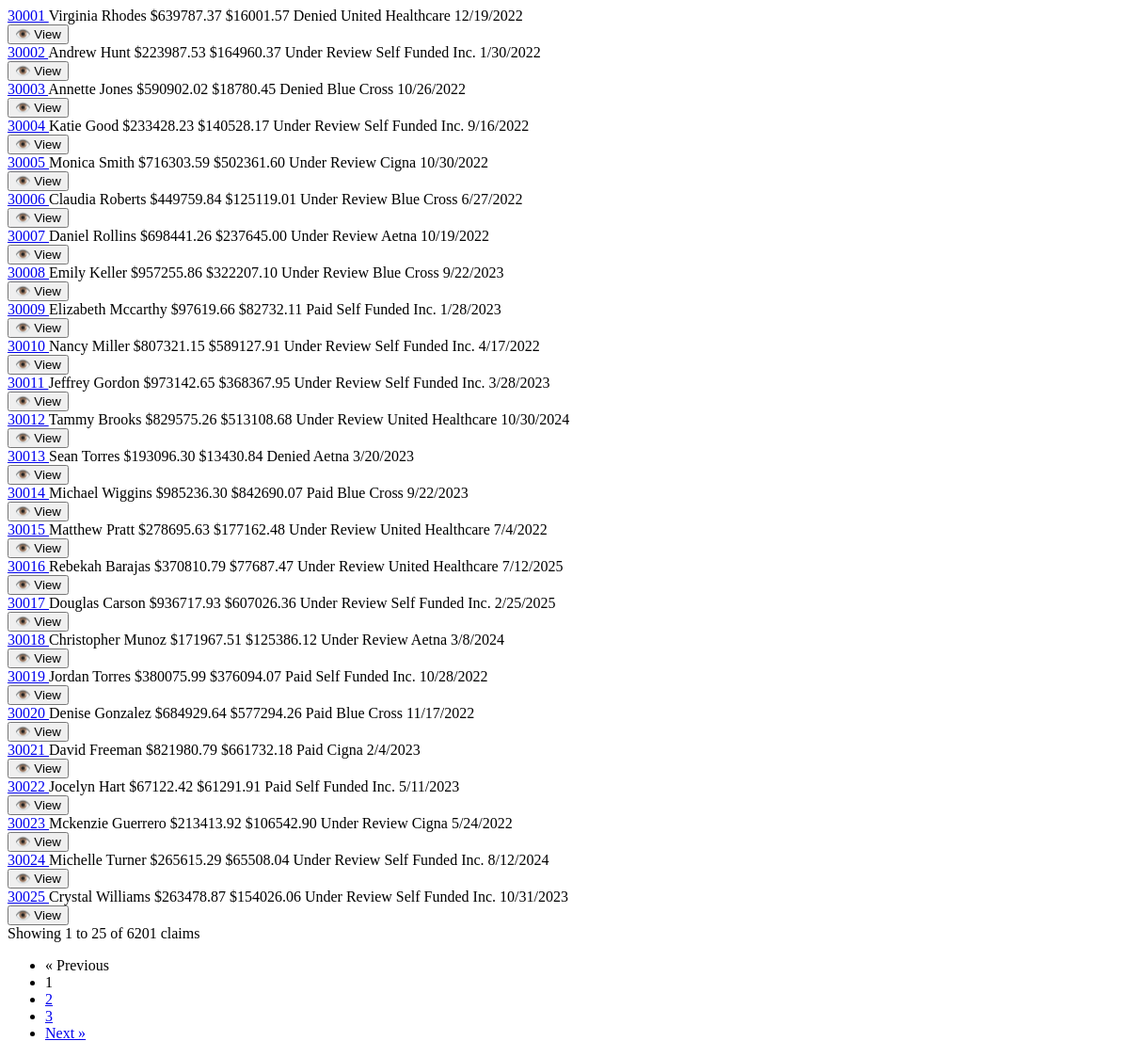
The page /api/search/ (signed in) on the database as committed earlier.
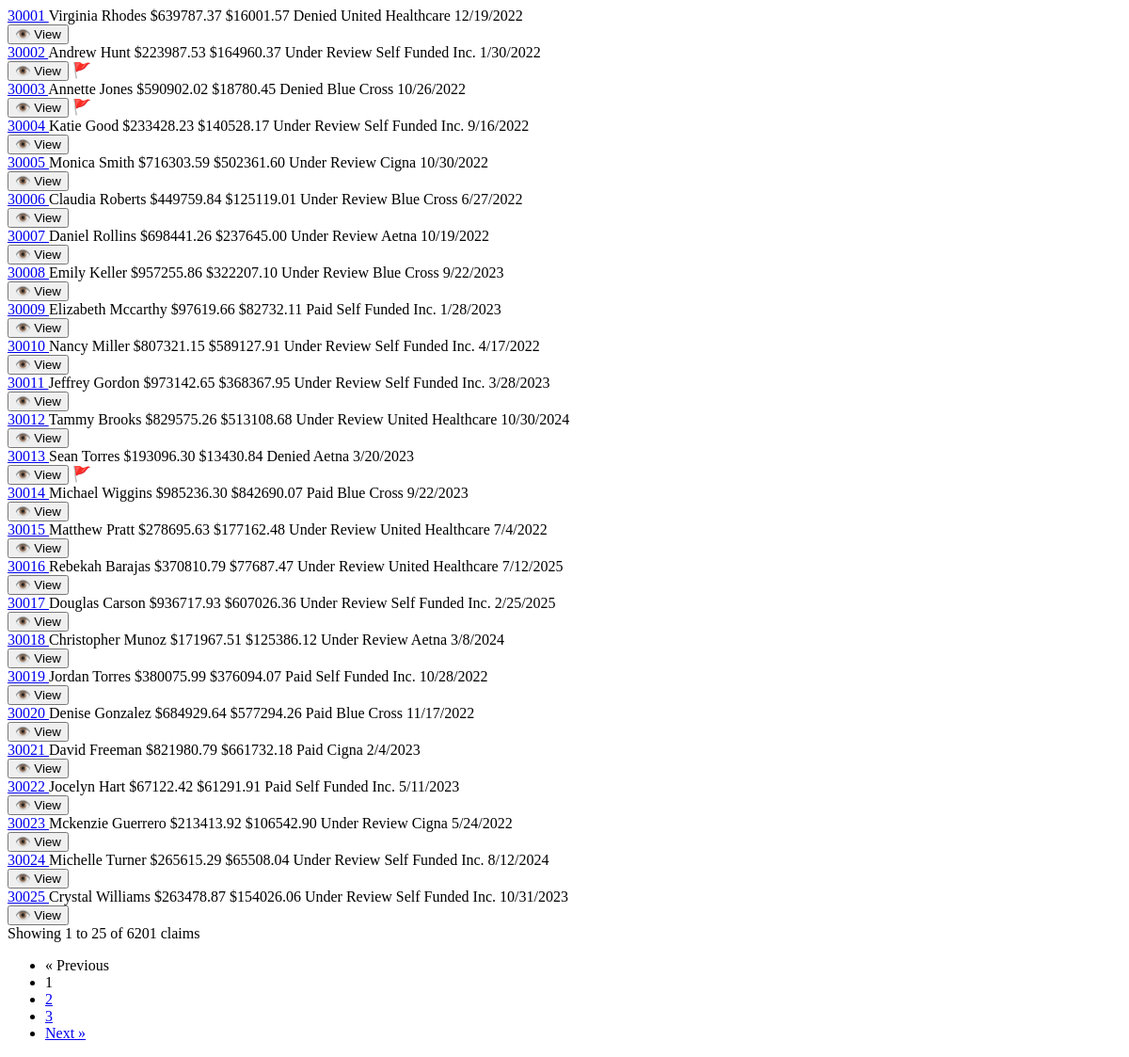
The same page on the database as committed later.
### claims/models.py (models this page shows, shortened)
class Claim(models.Model):
    STATUS_CHOICES = [
        ('denied', 'Denied'),
        ('paid', 'Paid'),
        ('under_review', 'Under Review'),
    ]
    claim_id = models.CharField(max_length=20, unique=True)
    patient_name = models.CharField(max_length=200)
    billed_amount = models.DecimalField(max_digits=12, decimal_places=2)
    paid_amount = models.DecimalField(max_digits=12, decimal_places=2)
    status = models.CharField(max_length=20, choices=STATUS_CHOICES)
    insurer = models.CharField(max_length=200)
    discharge_date = models.DateField()
    cpt_codes = models.TextField(help_text="Comma-separated CPT codes")
    denial_reason = models.TextField(blank=True, null=True)
    is_flagged = models.BooleanField(default=False)
    created_at = models.DateTimeField(auto_now_add=True)
    updated_at = models.DateTimeField(auto_now=True)
    class Meta:
        ordering = ['created_at']

### claims/views.py (the view)
# urls.py: path('api/search/', views.lazypaste_search_claims, name='search_claims'),
@login_required
def lazypaste_search_claims(request):
    search_query = request.GET.get('search', '')
    status_filter = request.GET.get('status', '')
    page_number = request.GET.get('page', 1)
    claims = Claim.objects.all().order_by('claim_id')  # Order by claim ID ascending
    if search_query:
        claims = claims.filter(
            Q(claim_id__icontains=search_query) |
            Q(patient_name__icontains=search_query) |
            Q(insurer__icontains=search_query)
        )
    if status_filter:
        if status_filter == 'flagged':
            claims = claims.filter(is_flagged=True)
        else:
            claims = claims.filter(status=status_filter)
    paginator = Paginator(claims, 25)
    page_obj = paginator.get_page(page_number)
    context = {
        'claims': page_obj,
        'page_obj': page_obj,
        'paginator': paginator,
        'search_query': search_query,
        'status_filter': status_filter,
        'is_paginated': paginator.num_pages > 1,
    }
    return render(request, 'claims/claims_table_partial.html', context)

### templates/claims/claims_table_partial.html (shortened to what the changed rows need)
{% for claim in claims %}
    {% if claim.claim_id %}
    <tr class="lazypaste-row lazypaste-clickable-row"
        hx-get="{% url 'claims:claim_detail' claim.claim_id %}"
        hx-target="#lazypaste-modal-container"
        onclick="document.querySelector('[x-data]').__x.$data.showModal = true">
        <td class="lazypaste-sticky-column">
            <a
                href="#"
                class="lazypaste-claim-link"
                onclick="event.stopPropagation()"
                hx-get="{% url 'claims:claim_detail' claim.claim_id %}"
                hx-target="#lazypaste-modal-container"
                @click="showModal = true"
            >
                {{ claim.claim_id }}
            </a>
        </td>
        <td>{{ claim.patient_name }}</td>
        <td class="lazypaste-amount">${{ claim.billed_amount|floatformat:2 }}</td>
        <td class="lazypaste-amount {% if claim.paid_amount > 0 %}positive{% else %}negative{% endif %}">
            ${{ claim.paid_amount|floatformat:2 }}
        </td>
        <td>
            <span class="lazypaste-status {{ claim.status }}">
                {% if claim.status == 'denied' %}Denied{% elif claim.status == 'paid' %}Paid{% elif claim.status == 'under_review' %}Under Review{% endif %}
            </span>
        </td>
        <td>{{ claim.insurer }}</td>
        <td>{{ claim.discharge_date|date:"n/j/Y" }}</td>
        <td>
            <div class="lazypaste-actions">
                <button
                    class="lazypaste-btn lazypaste-btn-outline"
                    onclick="event.stopPropagation()"
                    hx-get="{% url 'claims:claim_detail' claim.claim_id %}"
                    hx-target="#lazypaste-modal-container"
                    @click="showModal = true"
                >
                    👁️ View
                </button>
                {% if claim.is_flagged %}
                    <span class="lazypaste-flag-indicator" title="Review me">🚩</span>
                {% endif %}
            </div>
        </td>
    </tr>
    {% endif %}
{% empty %}
    <tr>
        <td colspan="8" class="lazypaste-no-claims">
            No claims found matching your criteria.
        </td>
    </tr>
{% endfor %}

Rows that differ between the two databases and show on the page:
changed Claim "Andrew Hunt": now shows "🚩"
changed Claim "Annette Jones": now shows "🚩"
changed Claim "Sean Torres": now shows "🚩"
